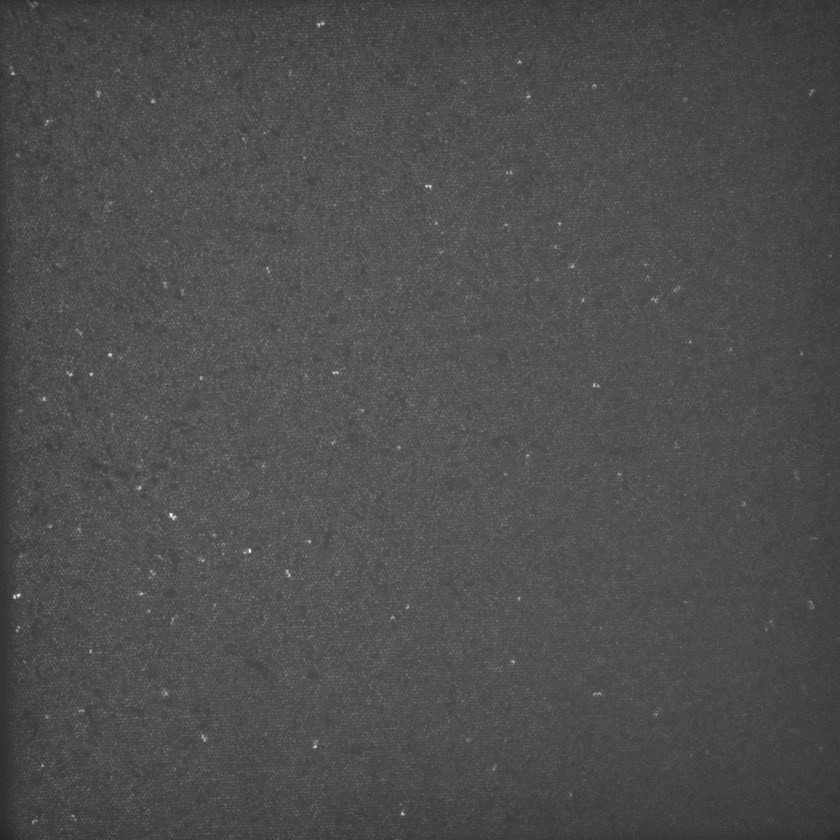
#> input picture key-frame-ca-norm2.tif, 840 x 840 px, shrunk from 1400 x 1400 before the run, found by its file name
$ jupyter execute --allow-errors TestWorkspace3.ipynb   (older library calls are emulated)
#> lines starting #> are read from the running program, lines starting #| are printed output that depends on the picture
[cell 1]
import os
import matplotlib.pyplot as plt
from IPython.display import display
from ipywidgets import interact, widgets
import numpy as np
import pandas as pd
from aicsimageio import AICSImage
from scipy.signal import find_peaks
from scipy.optimize import curve_fit
from scipy.ndimage import binary_dilation
from scipy.signal import butter, filtfilt
from tqdm import tqdm
from skimage import io, filters, morphology
from skimage.util import img_as_ubyte, img_as_float, img_as_uint
from skimage.filters import rank
from skimage.color import rgb2gray
from skimage.morphology import disk
from skimage.io import imsave
import cv2
from skimage import measure, feature, color
from skimage.draw import disk
from skimage.feature import blob_dog, blob_log, blob_doh
import heapq

[cell 2]
key_frame = '/Users/moose/Desktop/trace_ca-local/key-frame-ca-norm2.tif'
key_img = io.imread(key_frame)
#> key_img is the input picture: shape (840, 840); min 38, max 255, mean 77.8

[cell 3]
# norm_flat = (key_img - np.min(key_img)) / (np.max(key_img) - np.min(key_img))
# np.clip(norm_flat, 0, 1, out=norm_flat)
# norm_flat = img_as_ubyte(norm_flat)
norm_flat = key_img

[cell 4]
# io.imsave('/Users/moose/Desktop/trace_ca-local/key-frame-ca-norm.tif', norm_flat)

[cell 5]
plt.imshow(norm_flat, cmap='gray')
#> (this line was passed over: IPython is not available in this run)

[cell 6]
def subtractflatfield(input_img):
    grayscale_img = input_img
    poly2d_fcn = lambda xy, a, b, c, d, e, f: a + b*xy[0] + c*xy[1] + d*xy[0]*xy[0] + e*xy[1]*xy[1] + f*xy[0]*xy[1]

    y, x = np.indices(grayscale_img.shape)

    x_co = x.flatten()
    y_co = y.flatten()
    pix_val = grayscale_img.flatten()

    p0 = [1, 1, 1, 1, 1, 1]
    popt, _ = curve_fit(poly2d_fcn, (x_co, y_co), pix_val, p0=p0)
#> popt = [59.52, 0.0662, 0.0767, -8.61e-05, -9.04e-05, -1.4e-06]
    flat_field_img = poly2d_fcn((x_co, y_co), *popt).reshape(grayscale_img.shape)
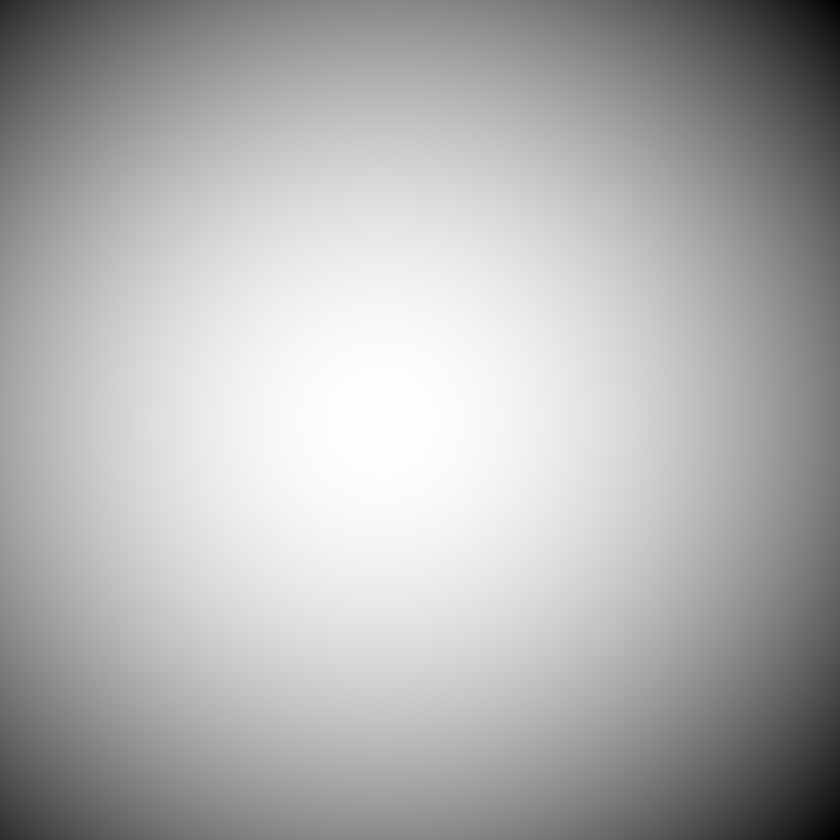
#> flat_field_img: shape (840, 840) float64; min 54.13, max 88.26, mean 77.8; drawn with min black and max white
    fit_img = grayscale_img - (flat_field_img)
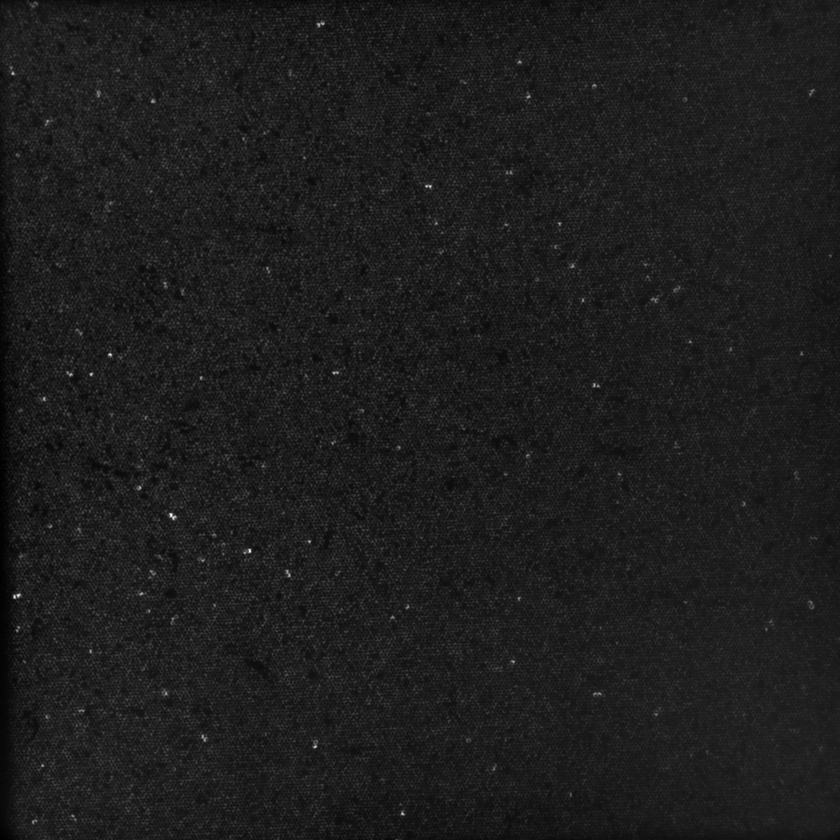
#> fit_img: shape (840, 840) float64; min -22.77, max 171.5, mean 0; drawn with min black and max white

    return fit_img

[cell 7]
ftest1_1 = subtractflatfield(norm_flat)

[cell 8]
plt.hist((ftest1_1).ravel(), bins=100, range=(-25,25), alpha=0.5, color='r', label='norm_flat')
#> (this line was passed over: IPython is not available in this run)
